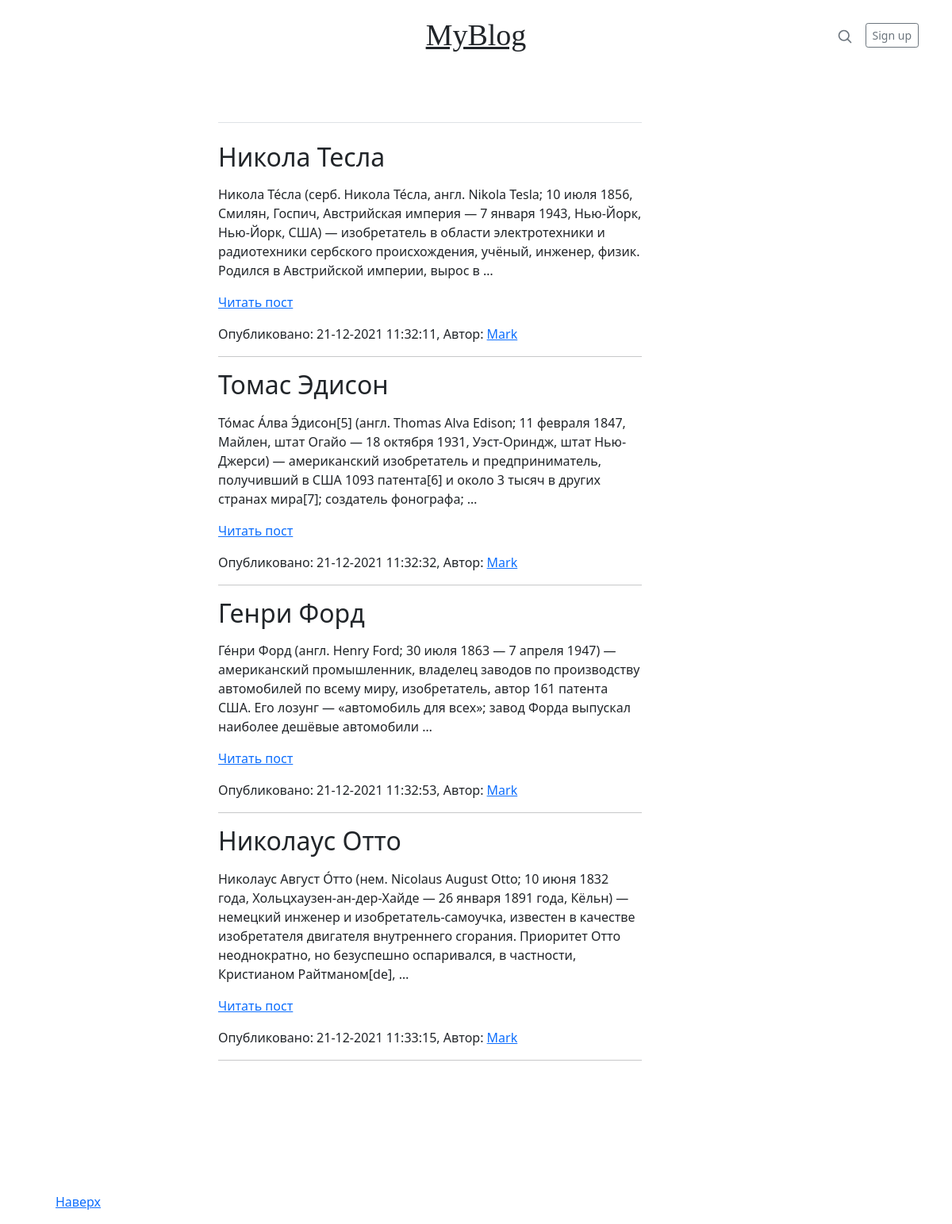
Screenshot of /category/tehnologii/ with the database file from the repository.
### blog/models.py (models this page shows, shortened)
class Article(models.Model):
    title = models.CharField(max_length=100, verbose_name='Заголовок')
    slug = models.SlugField(max_length=255, unique=True, db_index=True, verbose_name="URL")
    content = models.TextField(blank=True)
    time_create = models.DateTimeField(auto_now_add=True, verbose_name='Время создания')
    time_update = models.DateTimeField(auto_now=True)
    category = models.ForeignKey('Category', on_delete=models.PROTECT, verbose_name="Категории")
    writer = models.ForeignKey('Writer', on_delete=models.PROTECT, null=True)
    def get_absolute_url(self):
        return reverse('post', kwargs={'post_slug': self.slug})
    class Meta:
        verbose_name = 'статью'
        verbose_name_plural = 'Статьи'
        ordering = ['time_create', 'title']

### blog/views.py (the view)
# urls.py: path('category/<slug:category_slug>/', views.ShowCategory.as_view(), name='category'),
class ShowCategory(ListView):
    model = Article
    template_name = 'blog/list_categories.html'
    context_object_name = 'posts'
    allow_empty = False
    def get_context_data(self, *, object_list=None, **kwargs):
        context = super().get_context_data(**kwargs)
        context['title'] = 'Категория - ' + str(context['posts'][0].category)
        return context
    def get_queryset(self):
        return Article.objects.filter(category__slug=self.kwargs['category_slug'])

### blog/models.py (called while the page is built)
    def __str__(self):
        return self.name

### blog/templates/blog/list_categories.html (shortened to what this page needs)
{% extends 'blog/base.html' %}
{% block body %}
<div class="body">
  <div class="row g-5">
    <div class="col-md-8">
      <h3 class="pb-4 mb-4 fst-italic border-bottom"></h3>
      <article class="blog-post">
        {% for p in posts %}
            <h2 class="blog-post-title">{{ p.title }}</h2>
            <p>{{ p.content|linebreaks|truncatewords:40 }}</p>
            <p class="link-read-post"><a href="{{ p.get_absolute_url }}">Читать пост</a></p>
            <p class="blog-post-meta">Опубликовано: {{p.time_update|date:"d-m-Y H:i:s"}}, Автор: <a href="#">Mark</a></p>
            <hr>
        {% endfor %}
    </div>
  </div>
</div>
{% endblock %}

### blog/static/blog/css/style.css (style rules this page uses)
.body { padding: 25px 100px 50px 275px }

### rows the page displays
Article: title "Никола Тесла", content "Никола Те́сла (серб. Никола Те́сла, англ. Nikola Tesla; 10 июля 1856, Смилян, Госпич, Австрийская империя — 7 января 1943, Нью-Йорк, Нью-Йорк, США) — изобретатель в области электротехники и радиотехники сербского происхождения, учёный, инженер, физик. Родился в Австрийской империи, вырос в …", time_update "21-12-2021 11:32:11"
Article: title "Томас Эдисон", content "То́мас А́лва Э́дисон[5] (англ. Thomas Alva Edison; 11 февраля 1847, Майлен, штат Огайо — 18 октября 1931, Уэст-Ориндж, штат Нью-Джерси) — американский изобретатель и предприниматель, получивший в США 1093 патента[6] и около 3 тысяч в других странах мира[7]; создатель фонографа; …", time_update "21-12-2021 11:32:32"
Article: title "Генри Форд", content "Ге́нри Форд (англ. Henry Ford; 30 июля 1863 — 7 апреля 1947) — американский промышленник, владелец заводов по производству автомобилей по всему миру, изобретатель, автор 161 патента США. Его лозунг — «автомобиль для всех»; завод Форда выпускал наиболее дешёвые автомобили …", time_update "21-12-2021 11:32:53"
Article: title "Николаус Отто", content "Николаус Август О́тто (нем. Nicolaus August Otto; 10 июня 1832 года, Хольцхаузен-ан-дер-Хайде — 26 января 1891 года, Кёльн) — немецкий инженер и изобретатель-самоучка, известен в качестве изобретателя двигателя внутреннего сгорания. Приоритет Отто неоднократно, но безуспешно оспаривался, в частности, Кристианом Райтманом[de], …", time_update "21-12-2021 11:33:15"
